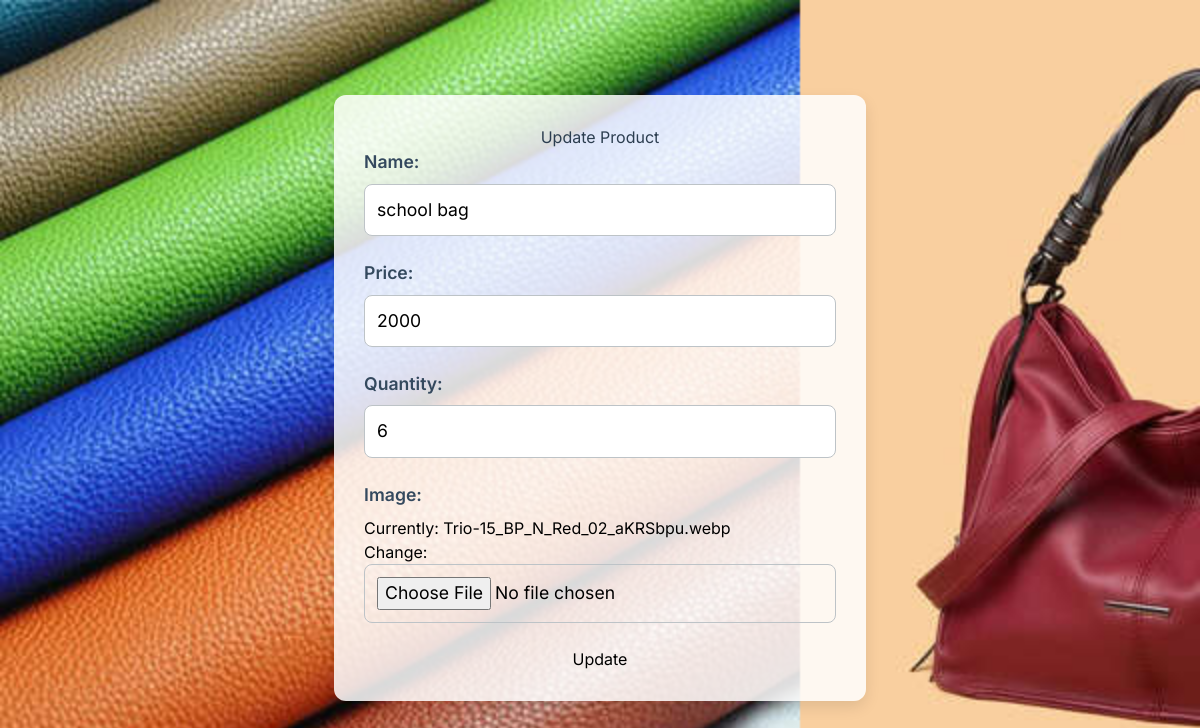
Screenshot of /update/70 with the database file from the repository.
### material/models.py (models this page shows)
class product_table(models.Model):
    name=models.CharField(max_length=30)
    price=models.IntegerField()
    quantity=models.CharField()
    image=models.ImageField()

### material/views.py (the view)
# urls.py: path('update/<int:x>',views.update1),
def update1(request,x):
    data=product_table.objects.get(pk=x)
    data1=update_form(instance=data)
    if request.method=='POST':
        d=update_form(request.POST,request.FILES,instance=data)
        if d.is_valid():
            d.save()
            return redirect(manage_product)
        return redirect(manage_product)
    return render(request,'update.html',{'data':data1})

### material/forms.py
class update_form(forms.ModelForm):
    class Meta:
        model=product_table
        fields='__all__'

### template/update.html (shortened to what this page needs)
<!DOCTYPE html>
<html lang="en">
<head>
    <script src="https://cdn.tailwindcss.com"></script>
</head>
<body class="bg-cover bg-no-repeat">
    <form action="" method="POST" enctype="multipart/form-data">
        <div class="container">
            <h1>Update Product</h1>
            <div class="form-group">
                <label for="name">Name:</label>
                {{data.name}}
            </div>
            <div class="form-group">
                <label for="price">Price:</label>
               {{data.price}}
            </div>
            <div class="form-group">
                <label for="quantity">Quantity:</label>
                {{data.quantity}}
            </div>
            <div class="form-group">
                <label for="image">Image:</label>
                {{data.image}}
            </div>
            <button type="submit">Update</button>
        </div>
    </form>
</body>
</html>

### template/update.html (style rules this page uses)
body { font-family: 'Inter', sans-serif; background-image: url("10-PU-leather-and-bag.jpg"); background-size: cover; background-repeat: no-repeat; display: flex; justify-content: center; align-items: center; min-height: 100vh; margin: 0; }
.container { background-color: rgba(255, 255, 255, 0.85); border-radius: 12px; box-shadow: 0 6px 15px rgba(0, 0, 0, 0.1); padding: 30px; width: 100%; max-width: 450px; }
h1 { color: #2c3e50; text-align: center; margin-bottom: 24px; font-weight: 600; font-size: 2.25rem; }
form { margin-top: 20px; }
div { margin-bottom: 24px; }
label { display: block; color: #34495e; font-weight: 600; margin-bottom: 8px; font-size: 1.1rem; }
input[type="text"], input[type="number"], input[type="file"] { width: 100%; padding: 12px; border: 1px solid #bdc3c7; border-radius: 8px; box-sizing: border-box; font-size: 1.1rem; transition: border-color 0.3s ease, box-shadow 0.3s ease; }
button { background-color: #4299e1; color: white; padding: 12px 24px; border: none; border-radius: 8px; cursor: pointer; font-size: 1.2rem; transition: background-color 0.3s ease, transform 0.2s ease; width: 100%; font-weight: 600; }
.form-group { margin-bottom: 24px; }

### rows the page displays
product_table: name "school bag", price "2000", quantity "6"
